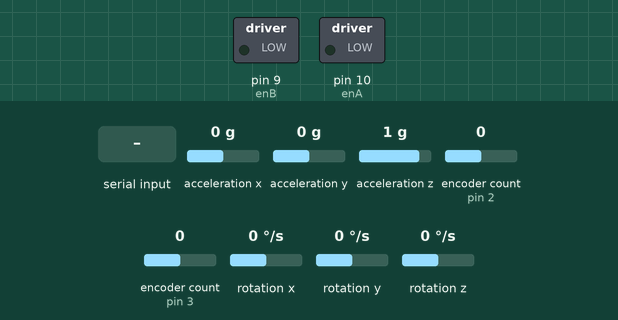
Bench run of a sketch on a simulated Arduino Uno, built with avr-gcc and run on an emulated ATmega328P. Parts: switched loads named in the sketch (green lamp = pin HIGH). The test bench sets the inputs (shaded band); at power-on: acceleration x 0 g, acceleration y 0 g, acceleration z 1 g, encoder count (sensors on pin 2, pin 3) 0, rotation x 0 °/s, rotation y 0 °/s, rotation z 0 °/s. What the sketch prints to the serial monitor is not drawn.

Above: at 3.2 s.
3.3 s: "90/45\n" received over Serial
At 4.0 s:
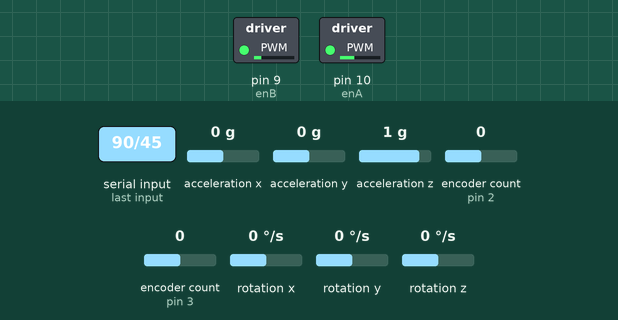
4.8 s: "30/150\n" received over Serial
At 5.3 s:
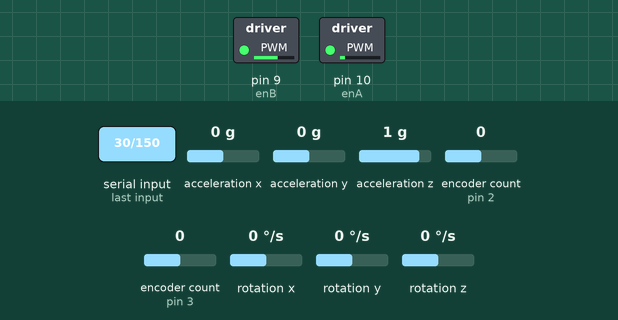
6.3 s: "5\n" received over Serial
At 6.7 s:
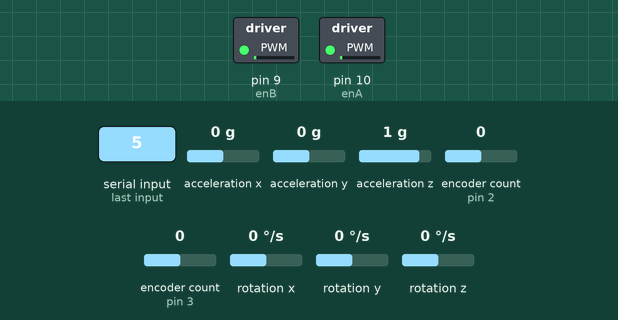
7.8 s: "90\n" received over Serial
At 9.0 s:
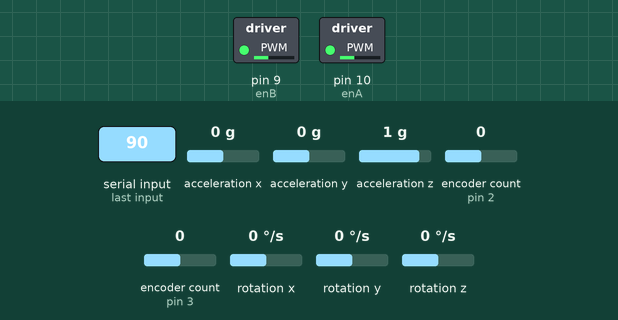
9.3 s: "200\n" received over Serial
At 10.5 s:
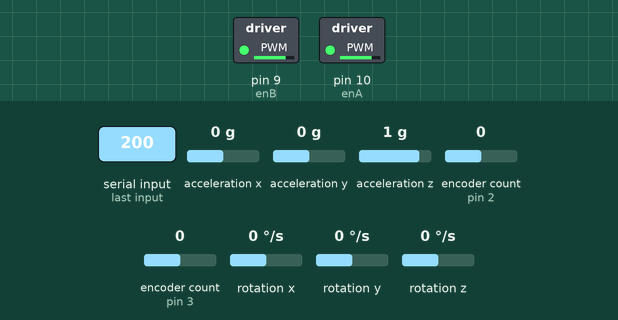
10.8 s: "1/90\n" received over Serial
At 11.8 s:
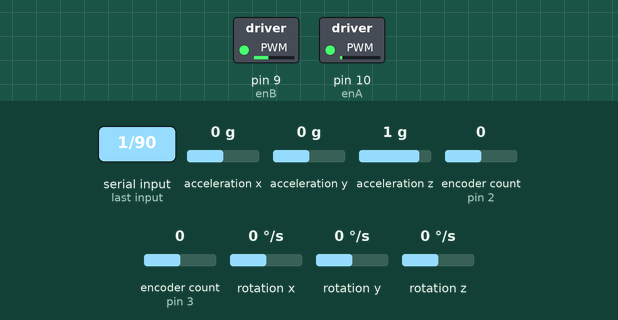
Timing chart, 0 to 13.3 s (numbered marks = the images above; inputs shaded):
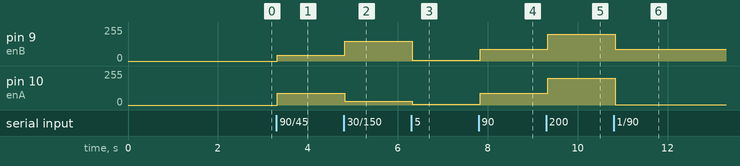

The sketch:

robot_diff_drive_ROSPID.ino
```cpp
#include "MPU9250.h" // https://www.arduino.cc/reference/en/libraries/mpu9250/
#include <Encoder.h> // https://www.arduino.cc/reference/en/libraries/encoder/
//#include <PID_v1.h>  // https://github.com/br3ttb/Arduino-PID-Library

// Motor Left connections
Encoder enc_A(3, 12);
const int enA = 10;
const int in1 = 7;
const int in2 = 6;

// Motor Right connections
Encoder enc_B(2, 11);
const int enB = 9;
const int in3 = 4;
const int in4 = 5;

double l_pwm = 0;
double r_pwm = 0;

double l_ticks_rate = 0;
double r_ticks_rate = 0;

double l_desired_rate = 0;
double r_desired_rate = 0;

int left_ticks = 0;
int right_ticks = 0;

int previousReading_left = 0;
int previousReading_right = 0;

MPU9250 mpu;

//double kp_l = 0.2, ki_l = 1, kd_l = 0;
//double kp_r = 0, ki_r = 0, kd_r = 0;

//        Input          Output           SetPoint

//PID l_PID(&l_ticks_rate, &l_pwm, &l_desired_rate, kp_l, ki_l, kd_l, DIRECT);
//PID r_PID(&r_ticks_rate, &r_pwm, &r_desired_rate, kp_r, ki_r, kd_r, DIRECT);

const float interval = 25; //millis

void setup() {
  Serial.begin(115200);
  Wire.begin();
  delay(2000);
  motor_stop();

  if (!mpu.setup(0x68)) {  // change to your own address
    while (1) {
      Serial.println("MPU connection failed. Please check your connection with `connection_check` example.");
      delay(5000);
    }
  }

//    l_PID.SetMode(AUTOMATIC);
//    l_PID.SetOutputLimits(-255, 255);
//
//    r_PID.SetMode(AUTOMATIC);
//    r_PID.SetOutputLimits(-255, 255);

}


void loop() {
  mpu.update();
  double tstart = millis();
  read_encoder();

  if (mpu.update()) {
    send_all_data();
  }

  get_desired_wheel_velocities();
  calc_wheel_pwm();
  set_motor_pwm();

  delay(interval);


  double tend = millis();
  l_ticks_rate = (double)((left_ticks - previousReading_left) / (tend - tstart)) * 1000;
  r_ticks_rate = (double)((right_ticks - previousReading_right) / (tend - tstart)) * 1000;

  previousReading_left = left_ticks;
  previousReading_right = right_ticks;

}

void read_encoder() {
  left_ticks = enc_A.read();
  right_ticks = enc_B.read();
}

void set_motor_pwm() {
  if (l_desired_rate != 0) {
    if (l_pwm > 0) {
      digitalWrite(in1, LOW);
      digitalWrite(in2, HIGH);
      analogWrite(enA, int(l_pwm));
    } else {
      digitalWrite(in1, HIGH);
      digitalWrite(in2, LOW);
      analogWrite(enA, int(abs(l_pwm)));
    }
  }else {analogWrite(enA, 0);}
  if (r_desired_rate != 0) {
    if (r_pwm > 0) {
      digitalWrite(in3, LOW);
      digitalWrite(in4, HIGH);
      analogWrite(enB, int(r_pwm));
    } else {
      digitalWrite(in3, HIGH);
      digitalWrite(in4, LOW);
      analogWrite(enB, int(abs(r_pwm)));
    }
  } else {analogWrite(enB, 0);}

}

void send_all_data() {
  float imu_array[10];

  imu_array[0] = mpu.getAccX();
  imu_array[1] = mpu.getAccY();
  imu_array[2] = mpu.getAccZ();

  imu_array[3] = mpu.getGyroX();
  imu_array[4] = mpu.getGyroY();
  imu_array[5] = mpu.getGyroZ();

  imu_array[6] = mpu.getQuaternionX();
  imu_array[7] = mpu.getQuaternionY();
  imu_array[8] = mpu.getQuaternionZ();
  imu_array[9] = mpu.getQuaternionW();

  // Left_ticks, Right_ticks, Left_Ticks_Rate, Right_ticks_Rate, AccX, AccY, AccZ, GyrX, GyrY, GyrZ, QuX, QuY, QuZ, QuW

  String main_str = "";
  main_str = main_str + int(left_ticks) + "/" + int(-right_ticks) + "/" + int(l_ticks_rate) + "/" + int(r_ticks_rate);

  for (int i = 0; i < 10; i++) {
    main_str = main_str + "/" + imu_array[i];
  }

  main_str = main_str + "/";
  Serial.println(main_str);
}


int* velocity_string_parse(String velocities) {
  velocities.remove(-2);
  int piviot = velocities.indexOf("/");

  String l_velocity = velocities;
  l_velocity.remove(piviot);

  String r_velocity = "";
  int i = piviot + 1;
  while (velocities[i]) {
    r_velocity = r_velocity + velocities[i];
    i = i + 1;
  }

  static int arr[2];
  arr[0] = l_velocity.toInt();
  arr[1] = r_velocity.toInt();

  return arr;
}

void get_desired_wheel_velocities() {
  if (Serial.available() > 0) {
    String velocities = Serial.readStringUntil('\n');
    int* arr;
    arr = velocity_string_parse(velocities);
    l_desired_rate = arr[0];
    r_desired_rate = arr[1];
  }
}


void calc_wheel_pwm() {
//  l_pwm = map(l_desired_rate, -3250, 3250, -255, 255);
//  r_pwm = map(r_desired_rate, -3250, 3250, -255, 255);
  l_pwm = l_desired_rate;
  r_pwm = r_desired_rate;
//    l_PID.Compute();
//    r_PID.Compute();
}


void motor_stop() {

  digitalWrite(in1, LOW);
  digitalWrite(in2, LOW);
  digitalWrite(in3, LOW);
  digitalWrite(in4, LOW);

  analogWrite(enA, 0);
  analogWrite(enB, 0);
}
```

Measured:
- after the input at 3.3 s, pin 9 (enB): 0/255 → 45/255 at once; pin 10 (enA): 0/255 → 90/255 at once
- after the input at 4.8 s, pin 9 (enB): 45/255 → 150/255 at once; pin 10 (enA): 90/255 → 30/255 at once
- after the input at 6.3 s, pin 9 (enB): 150/255 → 5/255 at once; pin 10 (enA): 30/255 → 5/255 at once
- after the input at 7.8 s, pin 9 (enB), pin 10 (enA): 5/255 → 90/255 at once
- after the input at 9.3 s, pin 9 (enB), pin 10 (enA): 90/255 → 200/255 at once
- after the input at 10.8 s, pin 9 (enB): 200/255 → 90/255 at once; pin 10 (enA): 200/255 → 1/255 at once
